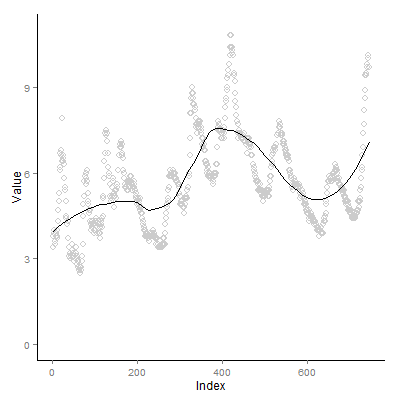

Here is the R script that generated this plot:
library("ggplot2")

setwd("C:/Users/wuf2/Documents/GitHub/note-on-visualize-this/ch04-unemployment-rate-1948-2010")
unemployment <- read.csv("unemployment-rate-1948-2010.csv", sep=",", header=TRUE)

func <- function(is.book) {
  if (is.book) {

    # Plain scatter plot
    plot(1:length(unemployment$Value), unemployment$Value)

    scatter.smooth(x=1:length(unemployment$Value),
      y=unemployment$Value, ylim=c(0,11), degree=2, col="#CCCCCC", span=0.5)

  } else {

    p <- ggplot(unemployment, aes(x=1:length(Value), y=Value))

    # shape #21 is hollow circle
    p <- p + geom_point(size = 3, shape = 21, color = "#CCCCCC")

    # se = FALSE hides confidence interval
    p <- p + stat_smooth(se = FALSE, color = "black", method = "loess", degree = 2, span = 0.5)

    # y limit
    p <- p + ylim(0, 11)

    # x label
    p <- p + xlab("Index")

    # tune panel and axis color
    p <- p + theme(panel.border = element_blank(),
        panel.grid = element_blank(), panel.background = element_blank(),
        axis.line = element_line(colour="black"))
    p
  }
}

png("book.png", width=400, height=400)
func(is.book = TRUE)
dev.off()

png("mine.png", width=400, height=400)
func(is.book = FALSE)
dev.off()


